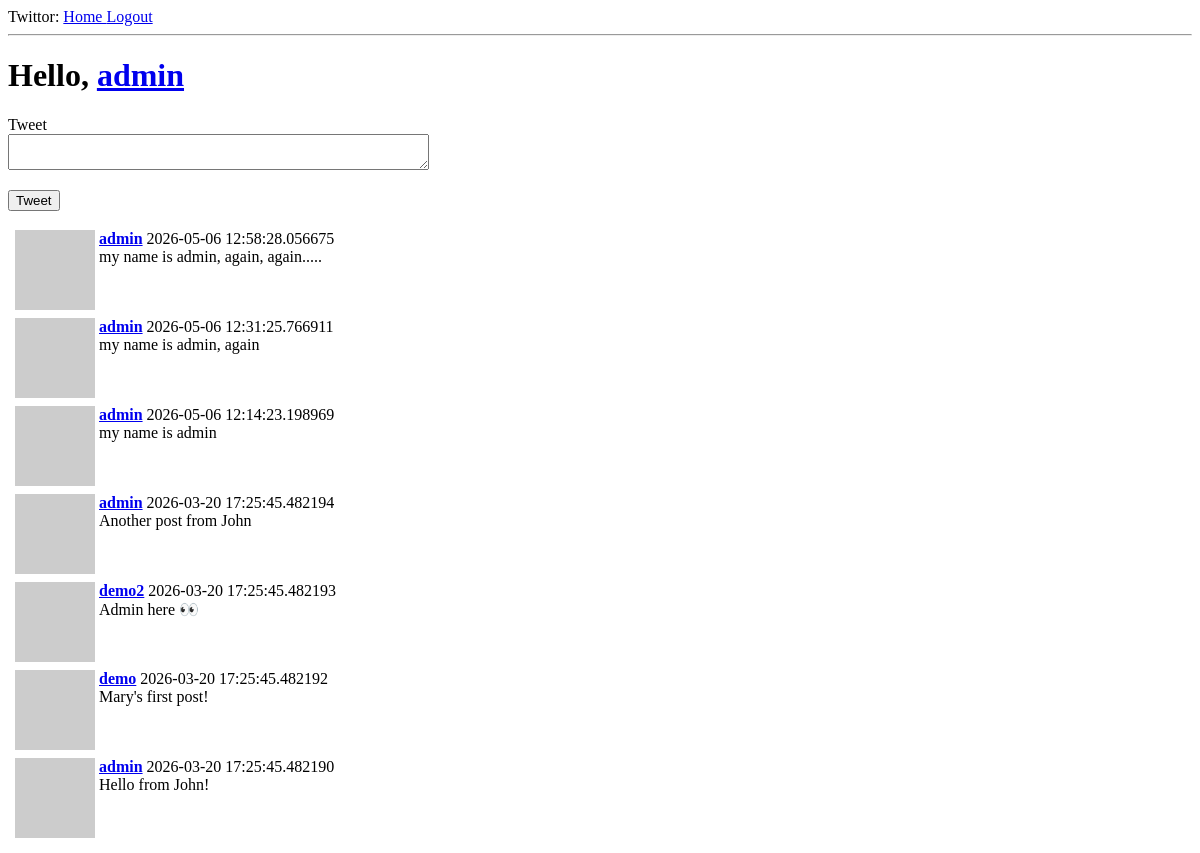
Before: /index (signed in) with the older database file.
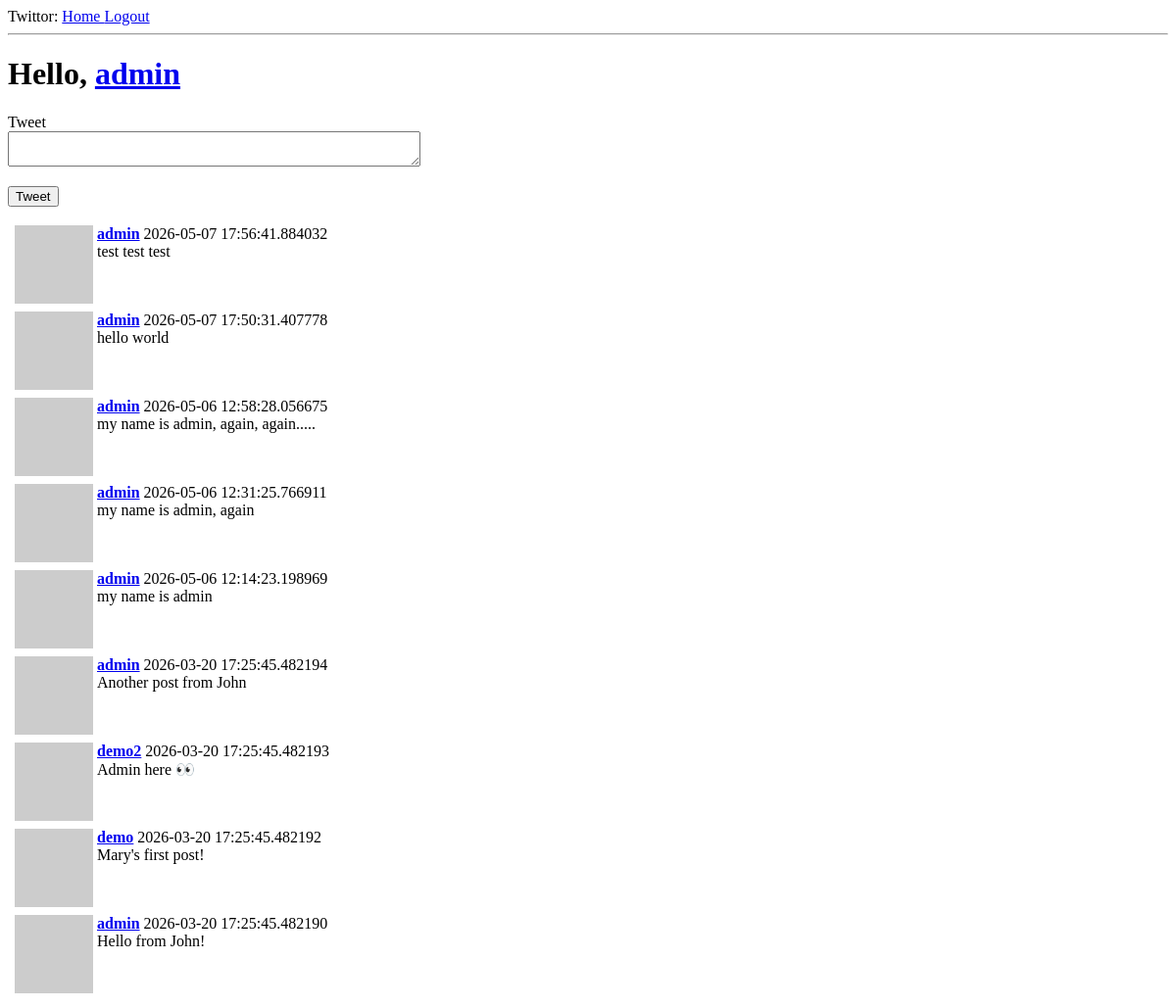
After: the same page with the newer database file.
### twittor/models.py (models this page shows, shortened)
class User(UserMixin, db.Model):
    id = db.Column(db.Integer, primary_key=True)
    username = db.Column(db.String(64), unique=True, index=True)
    email = db.Column(db.String(64), unique=True, index=True)
    password_hash = db.Column(db.String(128))
    about_me = db.Column(db.String(120))
    create_time=db.Column(db.DateTime, default=datetime.utcnow)
    tweets = db.relationship('Tweet', backref='author', lazy='dynamic')
    followed = db.relationship(
        'User', secondary = followers,
        primaryjoin = (followers.c.follower_id == id),
        secondaryjoin = (followers.c.followed_id == id),
        backref = db.backref('followers', lazy = 'dynamic'), lazy = 'dynamic'
    )
    @login_manager.user_loader
    def load_user(id):
        return User.query.get(int(id))
    def avatar(self, size=80):
        email = self.email.lower().encode('utf-8')
        digest = hashlib.md5(email).hexdigest()
        return f"https://www.gravatar.com/avatar/{digest}?d=identicon&s={size}"
    def own_and_followed_tweets(self):
        followed = Tweet.query.join(
            followers, (followers.c.followed_id == Tweet.user_id)).filter(
                followers.c.follower_id == self.id)
        own = Tweet.query.filter_by(user_id=self.id)
        return followed.union(own).order_by(Tweet.create_time.desc())

class Tweet(db.Model):
    id = db.Column(db.Integer, primary_key=True)
    body = db.Column(db.String(140))
    create_time=db.Column(db.DateTime, default=datetime.utcnow)
    user_id = db.Column(db.Integer, db.ForeignKey('user.id'))

### twittor/route.py (the view)
@login_required
def index():
    form = TweetForm()
    if form.validate_on_submit():
        t = Tweet(body = form.tweet.data, author=current_user)
        db.session.add(t)
        db.session.commit()
        return redirect(url_for('index'))
    page_num = int(request.args.get('page') or 1)
    tweets = current_user.own_and_followed_tweets().paginate(
        page=page_num, per_page=current_app.config['TWEET_PER_PAGE'], error_out=False)
    next_url = url_for('index', page=tweets.next_num) if tweets.has_next else None
    prev_url = url_for('index', page=tweets.prev_num) if tweets.has_prev else None
    return render_template(
        'index.html', tweets=tweets.items, form=form, next_url=next_url, prev_url=prev_url
        )

### twittor/form.py
class TweetForm(FlaskForm):
    tweet = TextAreaField('Tweet', validators=[DataRequired(), Length(min=0,max=140)])
    submit=SubmitField('Tweet')

### twittor/templates/index.html (shortened to what this page needs)
{% extends "base.html" %}
{% block content %}
    <h1>Hello, <a href="/{{ current_user.username }}">{{ current_user.username }}</a></h1>
    <form action="" method="post">
        <p>
            {{ form.tweet.label }}<br>
            {{ form.tweet(cols=50, row=4) }}<br>
        </p>
        <p>{{ form.submit()}}</p>
    </form>
    {% include '_tweets.html' %}
{% endblock %}

### twittor/templates/base.html (shortened to what this page needs)
<!DOCTYPE html>
<html lang="en">
  <head>
  </head>
  <body>
    <div>
      Twittor: <a href="{{url_for('index') }}"> Home </a>
      {% if current_user.is_anonymous %}
      <a href="{{ url_for('login') }}"> Login</a>
      {% else %}
      <a href="{{ url_for('logout') }}"> Logout</a>
      {% endif %}
    </div>
    <hr />
    {% block content %} {% endblock %}
  </body>
</html>

### twittor/templates/_tweets.html
<table>
    {% for tweet in tweets %}
    <tr valign="top">
        <td><td><img src="{{tweet.author.avatar(48) }}" alt=""></td></td>
        <td>
            <a href="{{ url_for('profile', username=tweet.author.username) }}"><b>{{ tweet.author.username }}</b></a>
            {{ tweet.create_time }}<br>
            {{ tweet.body }}
        </td>
    </tr>
    {% endfor %}
</table>

Changed rows visible on the page:
added Tweet: author.username "admin", create_time "2026-05-07 17:56:41.884032", body "test test test"
added Tweet: author.username "admin", create_time "2026-05-07 17:50:31.407778", body "hello world"
